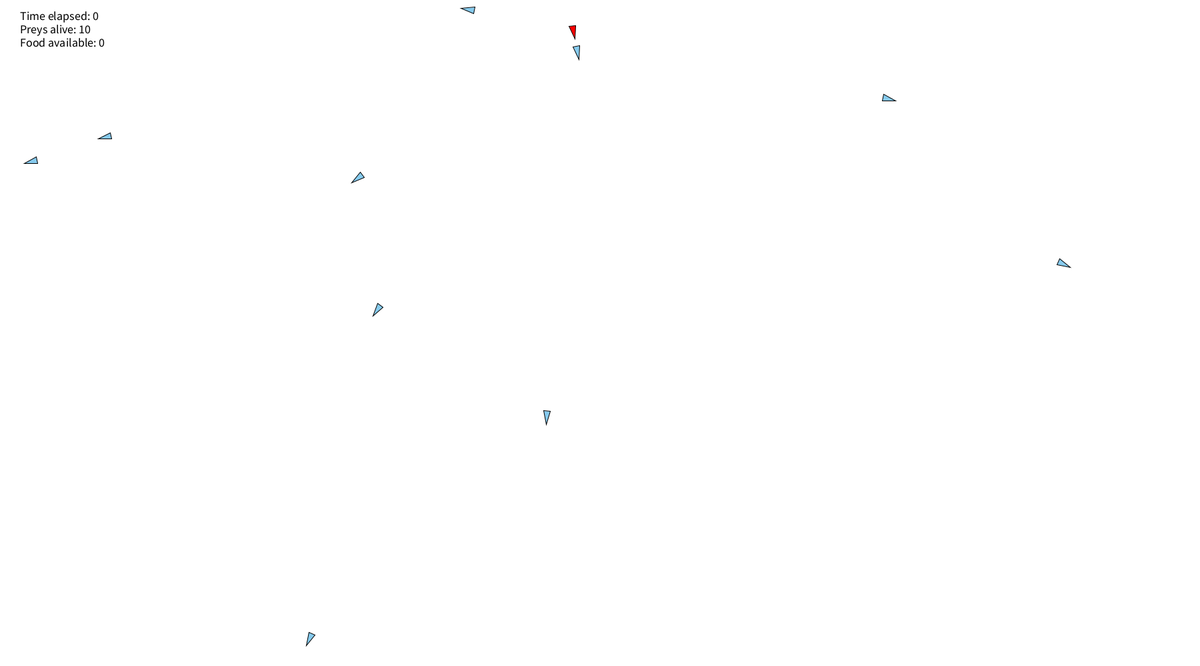
Frame 1 (no input)
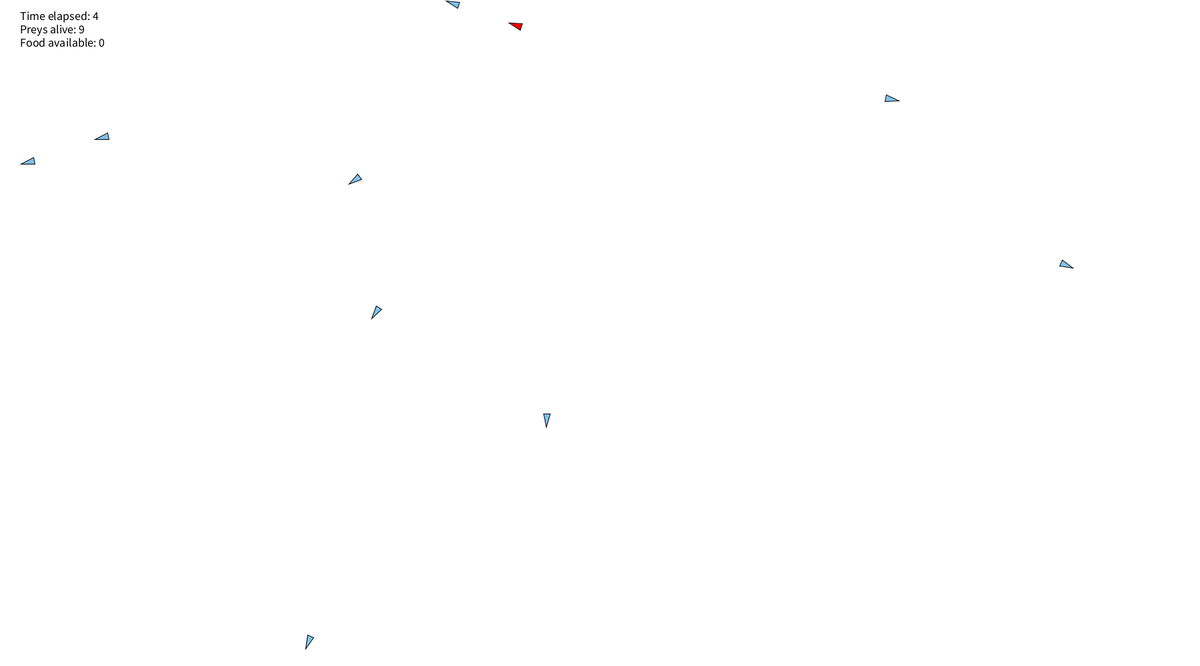
Frame 60 (the mouse pressed at the canvas centre just before this capture)
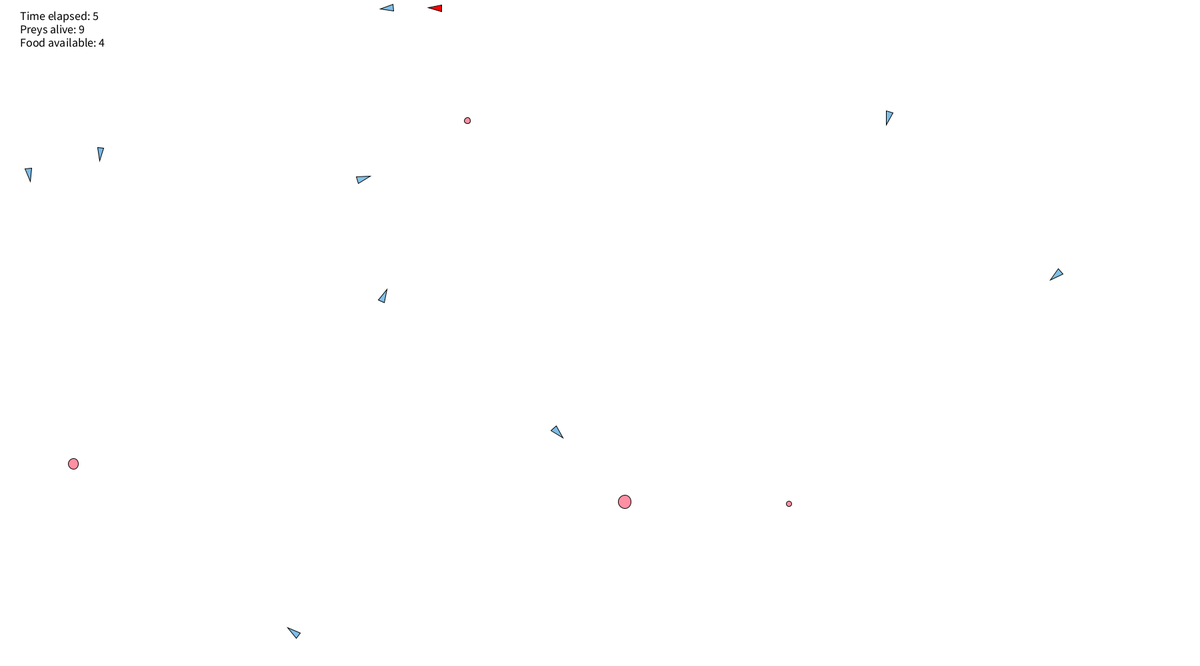
Frame 120 (the mouse held since frame 60 and released just before this capture)

The Processing sketch that drew these frames (run headless with seeded random() and noise(); from frame 60 on, the mouse is pressed at the canvas centre):

// Processing sketch: ecosystem
// ── ecosystem.pde
// Author: @Phillip Wang pw1287
// Course: Robata Psyche
// Instructor: Michael Shiloh
// Project Description: This is a project that aims to simulate a virtual ecosystem with digital creatures interacting with each other.
// The code simulates the situation where a predator attempts to hund down the preys. From the start, their locations are randomly generated.
// For each prey, they are constantly running away from the predator. On the other hand, the predator locates the nearest prey at any given time and chase it down at a higher speed.

PhillipEcosystem phill_sys = new PhillipEcosystem();

void setup() {
  size (1800, 1000);
  phill_sys.setup();
}

void draw() {
  background(255);
  phill_sys.draw();
}

void mouseClicked() {
}

void keyPressed() {
}


class PhillipEcosystem {
  // Some general configuration parameters about the characteristics of the preys and predators
  int num_preys = 10;
  int alive_preys = num_preys;
  int timeElapsed = 0;
  int lowAge = 40;
  int highAge = 80;
  // Preys' colors will turn from green to black as they approach their max age
  int youngColor = color(137, 207, 240);
  int oldColor = color(0, 0, 139);
  int dangerDist = 300;
  FoodGenerator FG = new FoodGenerator();
  Creature[] prey = new Creature[num_preys];
  Creature predator;

  // #TODO: All preys within a distance to the predator gains speed boost; Preys steer for food and increment hunger; predator rests after forage

  void setup() {
    //size(1800, 1000);

    for (int i = 0; i < prey.length; i++) {
      // Each prey is initialized with random mass and random location.
      prey[i] = new Creature(random(1, 5), // mass
        random(width), random(height), "prey"); // initial location
    }
    // Predator has a heavier mass, less agile than its preys
    predator = new Creature(random(2, 7), random(width), random(height), "predator");
  }

  void draw() {
    //background(255);

    // Displaying information about the current status of the ecosystem
    fill(0);
    textSize(18);
    text("Time elapsed: "+timeElapsed, 30, 30);
    text("Preys alive: "+ alive_preys, 30, 50);
    text("Food available: " + FG.food_cnt, 30, 70);

    // Update timeElapsed after one whole second
    if (timeElapsed != millis()/1000) {
      timeElapsed = millis()/1000;
      for (int i = 0; i < prey.length; i++) {
        if (prey[i] != null) {
          prey[i].hunger_trigger(); // Decrement hunger level and increment ages for preys
          // if(!prey[i].alive) call the deceased function
        }
      }

      if (timeElapsed % 5 == 0) {
        FG.generateNew(timeElapsed); // Generate new food every 5 seconds
      }
    }


    int idx = -1;
    float minDist = sqrt(1800*1800+1000*1000);
    // For each prey, repel them away from the predator
    for (int i = 0; i < prey.length; i++) {
      if (prey[i] != null) {
        // All the preys would run away from the predator and run towards the nearest food
        PVector force = predator.attract(prey[i]);
        prey[i].applyForce(force);
        // Only search for food when there is at least one and it is not in high alert because of nearby predator
        if (FG.food_cnt > 0 && !prey[i].isHunted(predator, dangerDist)) {
          prey[i].locateNearestFood(FG.food_array);
          prey[i].seek(prey[i].nearestFood);
        }

        // Note down the prey with the smallest distance to the predator
        float dist = PVector.dist(predator.location, prey[i].location);
        if (dist < minDist) {
          minDist = dist;
          idx = i;
        }
      }
    }
    // The predator is only attracted to the nearest prey (when there is at least one)
    // with a steering force that allows it to be more agile
    if (alive_preys > 0) {
      //NullPointerError here
      if (idx >= 0) {
        predator.seek(prey[idx].location);
        // The prey being chased would also run faster
        PVector escapeForce = prey[idx].attract(predator).mult(2);
        prey[idx].applyForce(escapeForce);
      }
    }

    // Updating the location of each prey and make sure they stay within frame
    for (int i=0; i<prey.length; i++) {
      if (prey[i] != null) {
        prey[i].update();
        prey[i].checkEdges();
      }
    }
    // Check whether food has been eaten
    FG.trackFood(prey);

    // Updating predator's location
    predator.update();

    // Check prey eaten by predator
    for (int i=0; i<prey.length; i++) {
      if (prey[i]!=null && predator.checkEaten(prey[i])) {
        prey[i] = null;
        predator.hunger = 100;
        alive_preys -= 1;
      }
    }
    // Displaying preys and predators
    for (int i=0; i<prey.length; i++) {
      if (prey[i] != null) {
        prey[i].display();
      }
    }
    predator.checkEdges();
    predator.display();
    FG.display();
  }

  // A common class for all objects (food & creatures) so that there are generic methods for seeking any subclasses of objects
  class Object {
    PVector location;
  }


  // The Food class defines a single food that has a random location and random size
  class Food extends Object {
    int average_size = 20;
    float size;

    Food() {
      location = new PVector(random(width), random(height));
      size = random(-10.0, 10.0) + average_size;
    }

    void display() {
      stroke(0);
      fill(255, 143, 163);
      circle(location.x, location.y, size*0.7);
    }

    // This function checks whether the food is in contact with another object, takes in PVector as arguments
    boolean checkEaten(PVector m) {
      if (abs(m.x - location.x) <= size && abs(m.y - location.y) <= size) {
        return true;
      } else {
        return false;
      }
    }
  }


  // The FoodGenerator class limit the number of food available at a given time and determine the quantity using a Perlin noise
  class FoodGenerator {
    Food[] food_array;
    int min_food_num = 2;
    int average_size = 20;
    int variance = 8;
    int food_cnt = 0;
    int max_food = 10;

    FoodGenerator() {
      food_array = new Food[max_food];
      for (int i=0; i<food_array.length; i++) {
        food_array[i] = null;
      }
    }

    // The function takes in the timeElapsed as the argument to the Perlin noise function and determine a semi-random quantity of food generated
    void generateNew(int timeElapsed) {
      int gen_num = round(noise(timeElapsed * 0.1) * variance);

      // Limit the number of available food on screen
      if (gen_num + food_cnt > max_food) gen_num = max_food - food_cnt;

      int i = 0;
      int cnt = 0;
      while (cnt<gen_num) {
        if (food_array[i] == null) {
          food_array[i] = new Food();
          food_cnt += 1;
          cnt += 1;
        }
        i = (i+1) % food_array.length;
      }
    }

    // The function takes in the prey array and determine which prey has eaten any food available
    void trackFood(Creature[] prey) {
      for (int i=0; i<food_array.length; i++) {
        if (food_array[i] != null) {
          Food target = food_array[i];
          for (int j=0; j<prey.length; j++) {
            if (prey[j] != null && target.checkEaten(prey[j].location)) {
              prey[j].hunger += target.size;
              food_array[i] = null;
              food_cnt -= 1;
            }
          }
        }
      }
    }

    void display() {
      for (int i=0; i<food_array.length; i++) {
        if (food_array[i] != null) {
          food_array[i].display();
        }
      }
    }
  }


  // Preys and predators are both Creatures
  class Creature extends Object {

    PVector velocity;
    PVector acceleration;
    PVector nearestFood;
    int hunger;
    float baseSpeed = 0.5;
    float unitSpeed = 0.3;
    float mass;
    float G = 0.4;
    String type;
    int age;
    int maxAge;
    boolean alive;

    Creature(float _mass_, float _x_, float _y_, String _type) {
      mass = _mass_;
      location = new PVector(_x_, _y_);
      velocity = new PVector(0, 0);
      acceleration = new PVector(0, 0);
      type = _type;
      hunger = 100;
      age = 0;
      maxAge = int(random(float(lowAge), float(highAge)));
      alive = true;
    }

    // The creature would locate the nearest food among an array, save its location, and return its index to the caller
    int locateNearestFood(Object[] o_arr) {
      float minDist = (float)Integer.MAX_VALUE;
      int i = 0;
      for (; i<o_arr.length; i++) {
        if (o_arr[i] != null && location.dist(o_arr[i].location) < minDist) {
          nearestFood = o_arr[i].location;
          minDist = location.dist(o_arr[i].location);
        }
      }
      return i;
    }

    // Newton’s second law.
    void applyForce(PVector force) {
      // Receive a force, divide by mass, and add to acceleration.
      PVector f = PVector.div(force, mass);
      acceleration.add(f);
    }

    // The Creature now knows how to attract another Creature, used for preys to run away from their predator
    PVector attract(Creature m) {

      PVector force = PVector.sub(location, m.location);
      float distance = force.mag();
      distance = constrain(distance, 5.0, 25.0);
      force.normalize();

      float strength = (G * mass * m.mass) / (distance * distance);
      force.mult(strength);

      // If the color is different then we will be repelled
      if (type=="predator" && m.type=="prey") force.mult(-1);
      else if (type=="prey" && m.type=="predator") force.mult(4);

      return force;
    }

    // The Creature could seek their food, used for predator to hunt for preys or for preys to steer for their food
    void seek(PVector target) {
      PVector desired = PVector.sub(target, location);
      desired.normalize();
      // The speed for seeking food decreases when the prey is full, increases when the prey is hungry
      desired.mult(mass*baseSpeed + unitSpeed * 50/(hunger+10));
      PVector steer = PVector.sub(desired, velocity);
      //steer.limit(maxforce);
      applyForce(steer);
    }

    boolean isHunted(Object o, int radius) {
      if (location.dist(o.location) <= radius) {
        return true;
      }
      return false;
    }

    void update() {
      velocity.add(acceleration);
      location.add(velocity);
      acceleration.mult(0);
    }

    void display() {

      if (hunger <= 0) {
        stroke(255, 0, 0);
      } else {
        stroke(0);
      }

      if (type == "prey") {
        //println(age/float(maxAge));
        color displayedColor = lerpColor(youngColor, oldColor, age/float(maxAge));
        //println(displayedColor);
        fill(displayedColor);
      } else fill (255, 0, 0);

      // Rotate the mover to point in the direction of travel
      // Translate to the center of the move
      pushMatrix();
      translate(location.x, location.y);
      rotate(velocity.heading());
      // It took lots of trial and error
      // and sketching on paper
      // to get the triangle
      // pointing in the right direction
      triangle(0, 5, 0, -5, 20, 0);
      popMatrix();
    }

    // The function adjusts age and hunger level periodically
    void hunger_trigger() {
      if (hunger>0) hunger -= 5;
      if (hunger<=0) maxAge -= 1;
      if (age < maxAge) {
        age += 1;
      } else {
        alive = false;
      }
    }


    // With this code an object bounces when it hits the edges of a window.
    // Also instead of bouncing at full-speed vehicles might lose speed.

    void checkEdges() {
      if (location.x > width) {
        location.x = width;
        velocity.x *= -1; // full velocity, opposite direction
        velocity.x *= 0.8; // lose a bit of energy in the bounce
      } else if (location.x < 0) {
        location.x = 0;
        velocity.x *= -1; // full velocity, opposite direction
        velocity.x *= 0.8; // lose a bit of energy in the bounce
      }

      if (location.y > height) {
        location.y = height;
        velocity.y *= -1; // full velocity, opposite direction
        velocity.y *= 0.8; // lose a bit of energy in the bounce
      } else if (location.y < 0) {
        location.y = 0;
        velocity.y *= -1; // full velocity, opposite direction
        velocity.y *= 0.8; // lose a bit of energy in the bounce
      }
    }

    // Check whether a creature is being eaten by another one
    boolean checkEaten(Creature m) {
      if ( abs(location.x - m.location.x) <= 10 && abs(location.y - m.location.y) <= 10 ) {
        return true;
      } else {
        return false;
      }
    }
  }
}
